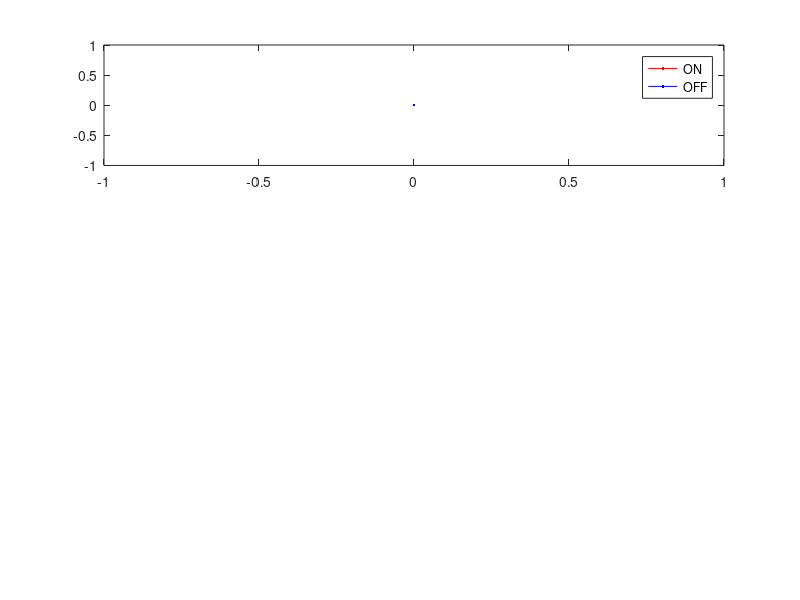

Here is the MATLAB script that generated this plot: (Note: this script raises an error after producing the figure.)
%% plot flightpath timeline tshift ON/OFF

close all
figure(1)
subplot(3,1,1)
plot(0,0,'r')
hold on
plot(0,0,'b')
legend('ON','OFF') 

for i=1:size(V,2)
    if settings.expansion.OFF(i) == 0
        color_now = 'r';
    elseif settings.expansion.OFF(i) == 1
        color_now = 'b';
    end

    subplot(3,2,1)
    hold on
    plot(t-t_shift(i),teta(:,i),color_now)
    subplot(3,2,3)
    hold on
    plot(t-t_shift(i),stim_angle_vel_plot(:,i),color_now)
    subplot(3,2,5)
    hold on
    plot(t-t_shift(i),stim_angle_yaw_plot(:,i),color_now)
    subplot(3,2,2)
    hold on
    plot(t-t_shift(i),V(:,i),color_now)
    subplot(3,2,4)
    hold on
    plot(t-t_shift(i),abs(An_hor(:,i)),color_now)
    subplot(3,2,6)
    hold on
    plot(t-t_shift(i),At_hor(:,i),color_now)
end



subplot(3,2,1)
axis([-nanmean(t_shift) .13-nanmean(t_shift) 0 180])
set(gca,'XTick',-.125:.025:.125)
set(gca,'YTick',0:90:180)
xlabel('time')
ylabel('optical angle')
grid on

subplot(3,2,3)
axis([-nanmean(t_shift) .13-nanmean(t_shift) -180 180])
set(gca,'XTick',-.125:.025:.125)
set(gca,'YTick',-180:180:180)
xlabel('time')
ylabel('heading angle')
grid on

subplot(3,2,5)
axis([-nanmean(t_shift) .13-nanmean(t_shift) -180 180])
set(gca,'XTick',-.125:.025:.125)
set(gca,'YTick',-180:180:180)
xlabel('time')
ylabel('yaw angle')
grid on

subplot(3,2,2)
axis([-nanmean(t_shift) .13-nanmean(t_shift) 0 1])
set(gca,'XTick',-.125:.025:.125)
set(gca,'YTick',0:.5:1)
xlabel('time')
ylabel('V')
grid on

subplot(3,2,4)
axis([-nanmean(t_shift) .13-nanmean(t_shift) 0 15])
set(gca,'XTick',-.125:.025:.125)
set(gca,'YTick',0:5:15)
xlabel('time')
ylabel('An')
grid on

subplot(3,2,6)
axis([-nanmean(t_shift) .13-nanmean(t_shift) -5 15])
set(gca,'XTick',-.125:.025:.125)
set(gca,'YTick',[-5;0;15])
xlabel('time')
ylabel('At')
grid on

